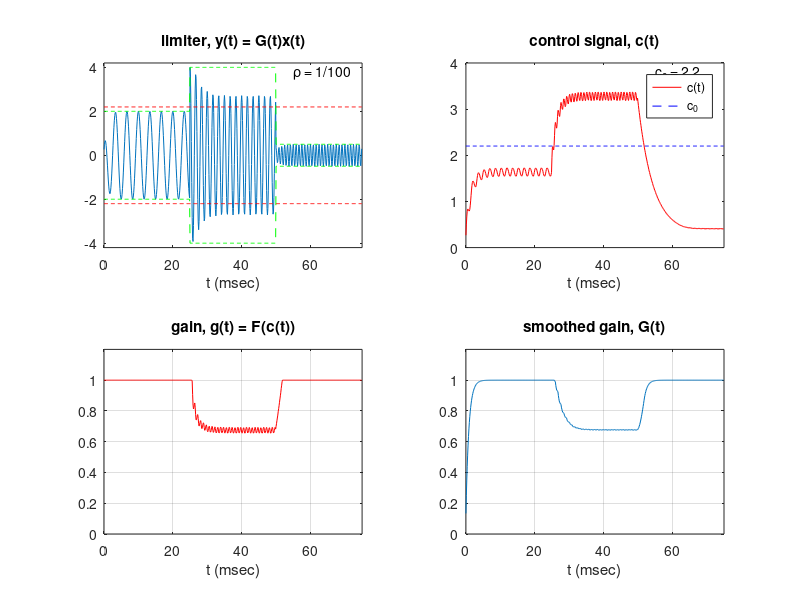

Recreate this plot in MATLAB.
%% Limiter

%% Defining Input Signal

fs = 8000; % sampling rate
Ts = 1/fs; % sampling period
ta = 0.002; % attack time
tr = 0.01; % release time
Aa = exp(-2.3*Ts/ta); % attack forgetting factor
Ar = exp(-2.3*Ts/tr); % release forgetting factor

% Defining three sinusoids to be played consecutively
A1 = 2; % Amplitude of first sinusoid
f1 = 300; % f1 = 0.3 kHz
t1 = [0:Ts:0.025 - Ts]; % t1 from 0 to 25 msec
A2 = 4; % Amplitude of second sinusoid
f2 = 600; % f2 = 0.6 kHz
t2 = [0.025:Ts:0.05 - Ts]; % t2 from 25 msec to 50 msec
A3 = 0.5; % Amplitude of third sinusoid
f3 = 1200; % f3 = 1.2 kHz
t3 = [0.05:Ts:0.075 - Ts]; % t3 from 50 msec to 75 msec
x = [A1*cos(2*pi*f1*t1),A2*cos(2*pi*f2*t2),A3*cos(2*pi*f3*t3)];

envInTop = [A1*ones(1,200),A2*ones(1,200),A3*ones(1,200)];
envInBot = [-A1*ones(1,200),-A2*ones(1,200),-A3*ones(1,200)];
t = [t1,t2,t3];

%% Plot Input Signal
plot(t*1000,x,t*1000,envInTop,'--g',t*1000,envInBot,'--g'); 
axis([0,75,-4.2,4.2]); legend('x(t)','envelope'), 
text(60,3.8,'f_1 = 0.3 kHz');text(60,3.3,'f_2 = 0.6 kHz'); 
text(60,2.8,'f_3 = 1.2 kHz'); xlabel('t (msec)'), title('input signal, x(t)')

%% Limiter Design
Aa = 0.8661; % lambda_a
Ar = 0.9717; % lambda_r
p = 1/100;     % rho
c0 = 2.2;      % threshold
g1 = 0;     % for EMA gain-smoothing filter, g_n
g0 = 0;             % g_{n-1}
c = 0;          % Control signal
G = 0;          % Smoothed gain
n = 1;              % Index variable
N = length(x);    % For limit on n

for n = 1:N
if abs(x(n)) >= c                   % calculate control signal
    c = Aa*c + (1 - Aa)*abs(x(n));
else
    c = Ar*c + (1 - Ar)*abs(x(n));
end

cPlot(n) = c;    % For plotting

g0 = g1;    

if c == 0        % Calculate gain signal
    g1 = 1;
elseif c >= c0 
    g1 = (c/c0)^(p-1);
else
    g1 = 1;
end

gPlot(n) = g1;    % For plotting

if g1 >= g0     % EMA smoothing filter
    G = Aa*G + (1 - Aa)*g1;
else
    G = Ar*G + (1 - Ar)*g1;
end

GPlot(n) = G;    % For plotting

y(n) = G*x(n); % Output
end

% Output results to speakers
sound(y,fs);

% Output results to file
audiowrite('Limited.wav',y,fs);

%% Plot Results

subplot(2,2,1)
plot(t*1000,y,t*1000,envInTop,'--g',t*1000,envInBot,'--g',...
t*1000,c0*ones(1,N),'--r',t*1000, -c0*ones(1,N),'--r')
axis([0,75,-4.2,4.2]),xlabel('t (msec)'),
title('limiter, y(t) = G(t)x(t)'), text(55,3.8,'\rho = 1/100')


subplot(2,2,2)
plot(t*1000,cPlot,'r',t*1000, c0*ones(1,N),'--b')
axis([0,75,0,4]),xlabel('t (msec)'),title('control signal, c(t)'),
legend('c(t)','c_0'), text(55,3.8,'c_0 = 2.2')

subplot(2,2,3)
plot(t*1000,gPlot,'r')
axis([0,75,0,1.2]),xlabel('t (msec)'),title('gain, g(t) = F(c(t))')
grid on

subplot(2,2,4)
plot(t*1000,GPlot)
axis([0,75,0,1.2]),xlabel('t (msec)'),title('smoothed gain, G(t)')
grid on
